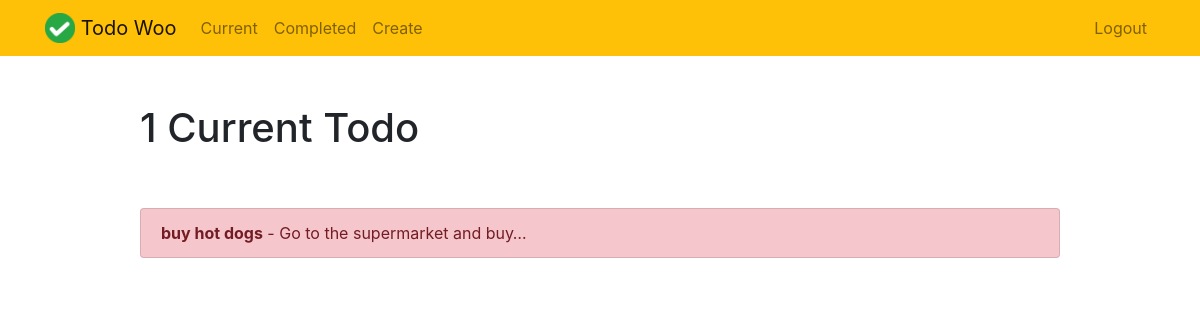
/current/ (signed in), run on an earlier commit of the app's database.
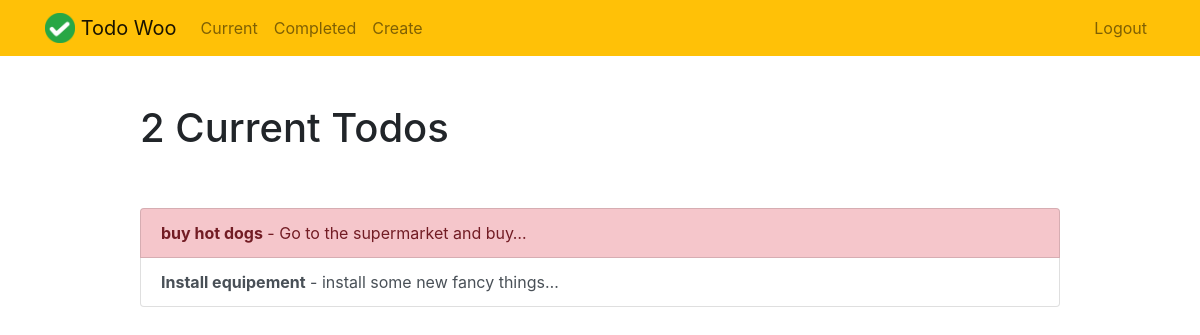
And on a later commit of the database.
### todo/models.py (models this page shows, shortened)
class Todo(models.Model):
    title = models.CharField(max_length=100)
    memo = models.TextField(blank=True)
    created = models.DateTimeField(auto_now_add=True)
    datecompleted = models.DateTimeField(null=True, blank=True)
    important = models.BooleanField(default=False)
    user = models.ForeignKey(User, on_delete=models.CASCADE)

### todo/views.py (the view)
# urls.py: path('current/', views.currenttodos, name="currenttodos"),
@login_required
def currenttodos(request):
    todos = Todo.objects.filter(user=request.user, datecompleted__isnull=True)
    return render(request, "todo/currenttodos.html",{"todos":todos})

### todo/templates/todo/currenttodos.html
{% extends "todo/base.html" %}
{% block content %}
    <div class="row justify-content-center mt-5">
        <div class="col-md-10">
            {% if todos %}
                 <h1>{{ todos.count }} Current Todo{{ todos.count|pluralize }}</h1>
            {% else %}
                           <h1>Current Todos</h1>
            {% endif %}
        </div>
    </div>
    <div class="row justify-content-center mt-5">
        <div class="col-md-10">
        {% if todos %}
            <div class="list-group">
                {% for todo in todos %}
                    <a href="{% url 'viewtodo' todo.id %}" class="list-group-item list-group-item-action{% if todo.important %} list-group-item-danger{% endif %}"><b>{{ todo.title }}</b>{% if todo.memo %} - {{ todo.memo|truncatechars:30 }}{% endif %}</a>
                {% endfor %}
            </div>
        {% else %}
            <div class="text-center">
                <h2>Looks like you don't have any todos! Nice work.</h2>
            <br>
            <a role="button" class="btn btn-primary" href="{% url 'createtodo' %}">New Todo</a>
            </div>
        {% endif %}
        </div>
    </div>
{% endblock %}

### todo/templates/todo/base.html (shortened to what this page needs)
{% load static %}
<!doctype html>
<html lang="en">
<head>
    <link rel="stylesheet" href="https://stackpath.bootstrapcdn.com/bootstrap/4.4.1/css/bootstrap.min.css">
</head>
<body>
<nav class="navbar navbar-expand-md navbar-light bg-warning">
<div class="container">
    <a class="navbar-brand" href="{% url 'home' %}">
         <img src="{% static 'todo/logo.png' %}" width="30" height="30" class="d-inline-block align-top">
        <span>Todo Woo</span>
    </a>
    <div class="collapse navbar-collapse" id="navbarNav">
    {% if user.is_authenticated %}
        <ul class="navbar-nav mr-auto">
                <li class="nav-item {{ current }}">
                    <a class="nav-link" href="{% url 'currenttodos' %}">Current</a>
                </li>
                <li class="nav-item {{ completed }}">
                    <a class="nav-link" href="{% url 'completedtodos' %}">Completed</a>
                </li>
                <li class="nav-item {{ create }}">
                    <a class="nav-link" href="{% url 'createtodo' %}">Create</a>
                </li>
        </ul>
    {% endif %}
    <ul class="navbar-nav ml-auto">
            {% if user.is_authenticated %}
                <li class="nav-item">
                    <a href="#" onclick="$('#signOutBtn').click()" class="nav-link">Logout</a>
                </li>
            {% endif %}
        </ul>
    </div>
</div>
</nav>
<div class="container">
{% block content %}{% endblock %}
</div>
</body>
</html>

What changed in the data, as far as the page shows it:
added Todo: title "Install equipement", memo "install some new fancy things…", important False (drawn)
Also different on the page:
{{ todos.count }}: "1" → "2"
